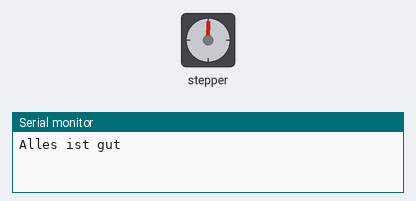
This program was run on a simulated Arduino Uno, built with avr-gcc and run on an emulated ATmega328P. Parts: stepper motor, the last lines printed to the serial monitor. Wiring (inferred from the names in the program): stepper motor (2048 steps per turn assumed): coils pin 7, pin 6, pin 5, pin 4.

Above: at 0.05 s.
At 2.3 s:
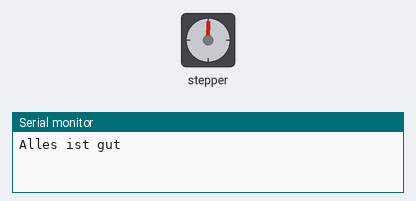
At 4.6 s:
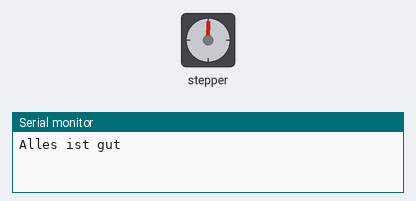
At 9.15 s:
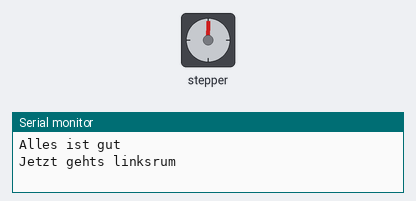
Timing chart, 0 to 13.4 s (numbered marks = the images above):
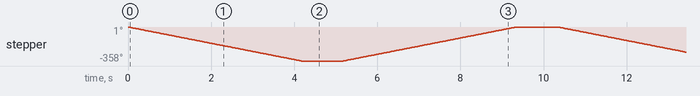

The program:

main.cpp
```cpp
#include <Arduino.h>


/**
 * @name Schrittmotor
 * @desc wie man einen Schrittmotor konfiguriert (ohne Stepper libary)
 * Controle the servo angel.
 *
 * @packages Arduino Basics
 * @author Werner Fries
 * @since 2017/01/12
 * @copyright (c) 2017 Werner Fries
 * @license MIT License <http://opensource.org/licenses/MIT>
 */


/**
 * @desc the stepper confuguration
 */
const int NUMBER_OF_STEPPER_PINS = 4;
int stepperPins[NUMBER_OF_STEPPER_PINS] = {7,6,5,4};

// stepper data
const int NUMBER_OF_DATA_STEPS = 8;
byte data[NUMBER_OF_DATA_STEPS];


// eigene functionen einrichten
void turnRight() {
	boolean pinState;
	// iterate the stepper data
	for (int step=0; step<510; step++) {
		for (int i = 0; i < NUMBER_OF_DATA_STEPS; i++) {
			/* code */
			for (int pin = 0; pin < NUMBER_OF_STEPPER_PINS; pin++) {
				/* code */

// bei bitRead wird ein einzelnes Bit aus dem String ausgewertet
				pinState = bitRead(data[i], pin);
				digitalWrite (stepperPins [pin], pinState);
				delayMicroseconds(250);

			}
		}
	}
}


void turnLeft(){
	boolean pinState;

	for (int step=0; step<510; step++) {

		for (int i = NUMBER_OF_DATA_STEPS-1; i >=0; i--) {
			/* code */
			for (int pin = 0; pin < NUMBER_OF_STEPPER_PINS; pin++) {
				/* code */

// bei bitRead wird ein einzelnes Bit aus dem String ausgewertet
				pinState = bitRead(data[i], pin);
				digitalWrite (stepperPins [pin], pinState);
				delayMicroseconds(250);

			}
		}

	}

}


// the setup
void setup () {
	Serial.begin(9600);
	Serial.println("Alles ist gut");

// init the stepper PINS
	for (int i = 0; i < NUMBER_OF_STEPPER_PINS; i=i+1) {
		/* code */
		pinMode(stepperPins[i], OUTPUT);

	}

// @desc stepper data
// an eigt step sequence for a rotation
// with stepper 2BYJ-48
	data[0] = 0b00001000;
	data[1] = 0b00001100;
	data[2] = 0b00000100;
	data[3] = 0b00000110;
	data[4] = 0b00000010;
	data[5] = 0b00000011;
	data[6] = 0b00000001;
	data[7] = 0b00001001;


}
void loop () {
	turnRight();
	delay(1000);
	Serial.println("Jetzt gehts linksrum");
	turnLeft();
	delay(1000);
	Serial.println("Jetzt gehts rechtsrum");


}
```

Measured:
- by itself, stepper: turns 358° counter-clockwise in 4.1 s, then 358° clockwise in 4.2 s, repeating every 10.3 s
